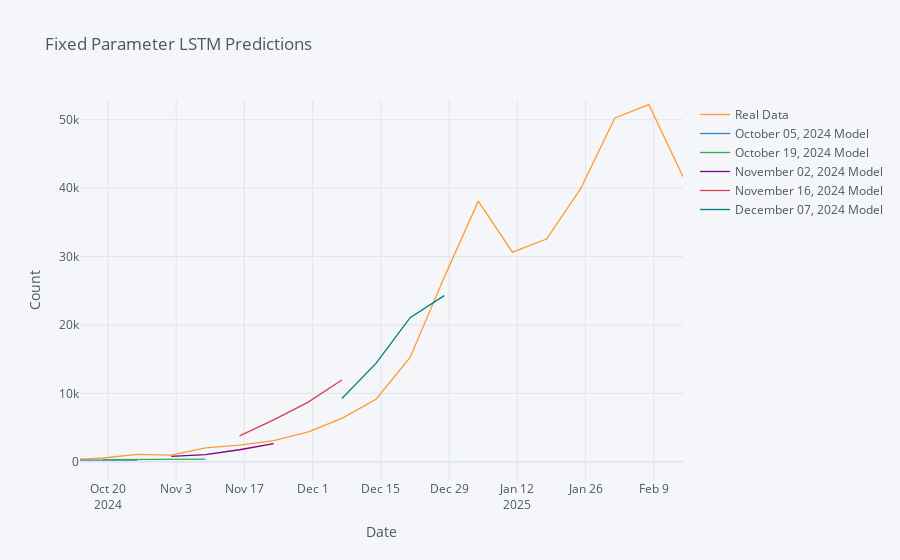

The notebook cell this image was saved under:
### Code cell
Processor.create_graph()

### Figure 1 — Plotly figure (JSON) as saved in the notebook; plotly's stock layout.template omitted (floating-point values rounded to 4 significant figures; data arrays with more than 128 entries replaced by an {"elided": "..."} marker saying what was removed)
{"data": [{"line": {"color": "rgba(255, 153, 51, 1.0)", "dash": "solid", "shape": "linear", "width": 1.3}, "mode": "lines", "name": "Real Data", "text": "", "type": "scatter", "x": {"elided": "159 str values"}, "y": {"elided": "159 int values"}}, {"line": {"color": "rgba(55, 128, 191, 1.0)", "dash": "solid", "shape": "linear", "width": 1.3}, "mode": "lines", "name": "October 05, 2024 Model", "text": "", "type": "scatter", "x": {"elided": "159 str values"}, "y": {"elided": "159 mixed values"}}, {"line": {"color": "rgba(50, 171, 96, 1.0)", "dash": "solid", "shape": "linear", "width": 1.3}, "mode": "lines", "name": "October 19, 2024 Model", "text": "", "type": "scatter", "x": {"elided": "159 str values"}, "y": {"elided": "159 mixed values"}}, {"line": {"color": "rgba(128, 0, 128, 1.0)", "dash": "solid", "shape": "linear", "width": 1.3}, "mode": "lines", "name": "November 02, 2024 Model", "text": "", "type": "scatter", "x": {"elided": "159 str values"}, "y": {"elided": "159 mixed values"}}, {"line": {"color": "rgba(219, 64, 82, 1.0)", "dash": "solid", "shape": "linear", "width": 1.3}, "mode": "lines", "name": "November 16, 2024 Model", "text": "", "type": "scatter", "x": {"elided": "159 str values"}, "y": {"elided": "159 mixed values"}}, {"line": {"color": "rgba(0, 128, 128, 1.0)", "dash": "solid", "shape": "linear", "width": 1.3}, "mode": "lines", "name": "December 07, 2024 Model", "text": "", "type": "scatter", "x": {"elided": "159 str values"}, "y": {"elided": "159 mixed values"}}], "layout": {"autosize": true, "legend": {"bgcolor": "#F5F6F9", "font": {"color": "#4D5663"}}, "paper_bgcolor": "#F5F6F9", "plot_bgcolor": "#F5F6F9", "title": {"font": {"color": "#4D5663"}, "text": "Fixed Parameter LSTM Predictions"}, "xaxis": {"autorange": false, "gridcolor": "#E1E5ED", "range": ["2024-10-14 06:12:10.6158", "2025-02-15"], "showgrid": true, "tickfont": {"color": "#4D5663"}, "title": {"font": {"color": "#4D5663"}, "text": "Date"}, "type": "date", "zerolinecolor": "#E1E5ED"}, "yaxis": {"autorange": false, "gridcolor": "#E1E5ED", "range": [-2665.0, 52890.0], "showgrid": true, "tickfont": {"color": "#4D5663"}, "title": {"font": {"color": "#4D5663"}, "text": "Count"}, "type": "linear", "zerolinecolor": "#E1E5ED"}}}
